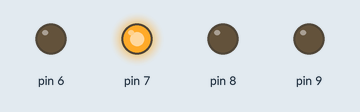
This program was run on a simulated Arduino Uno, built with avr-gcc and run on an emulated ATmega328P. Shown: output pins drawn as LEDs (lit = HIGH).

Above: at 1.52 s.
At 4.4 s:
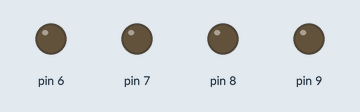
At 8.2 s:
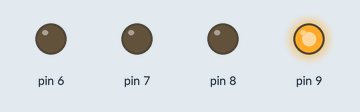
At 11.2 s:
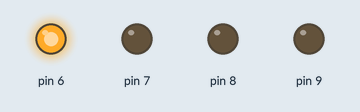
At 17.98 s:
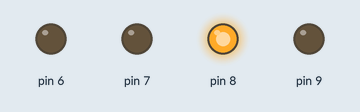
Timing chart, 0 to 25.9 s (numbered marks = the images above):
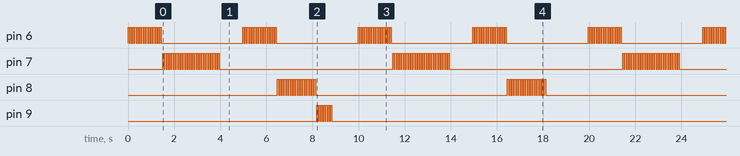

The program:

main.cpp
```cpp
#include <Arduino.h>
#include <avr/io.h>
#include <Arduino_FreeRTOS.h>
#include <task.h>

#define STACK_SIZE 200
#define TIMSK1 _SFR_MEM8(0x6F)

void myDelay(int ms) {
    for (int i = 0; i < ms; i++) {
        delayMicroseconds(1000);
              }
}

void execute ( int TASK_WCET, int pin) {
    int count = 0 ;
    while (count < TASK_WCET) {
        digitalWrite(pin, HIGH);
        myDelay(50);
        digitalWrite(pin, LOW);
        myDelay(50);
        count +=100;
    }
}
void task1(void *p) {

    while (1){
        TickType_t xLastWakeTime ;
        xLastWakeTime = xTaskGetTickCount();

        const TickType_t xPeriod1 = pdMS_TO_TICKS(1000);
        const TickType_t xPeriod2 = pdMS_TO_TICKS(1100);
        const TickType_t xPeriod3 = pdMS_TO_TICKS(1000);
        const TickType_t xPeriod4 = pdMS_TO_TICKS(1800);

        int TASK_WCET_1 = 1500 ;
        int TASK_WCET_2 = 2500 ;
        int TASK_WCET_3 = 1700 ;
        int TASK_WCET_4 = 700 ;

        execute (TASK_WCET_1, 6) ;
        execute (TASK_WCET_2, 7) ;
        xLastWakeTime = xTaskGetTickCount() ;
        vTaskDelayUntil(&xLastWakeTime, xPeriod1) ;
        // vTaskDelay(xPeriod1);
        execute (TASK_WCET_1, 6) ;
        execute (TASK_WCET_3, 8) ;
        execute (TASK_WCET_4, 9) ;
        xLastWakeTime = xTaskGetTickCount() ;
        vTaskDelayUntil(&xLastWakeTime, xPeriod2) ;
        // vTaskDelay(xPeriod2);
        execute (TASK_WCET_1, 6) ;
        execute (TASK_WCET_2, 7) ;
        xLastWakeTime = xTaskGetTickCount() ;
        vTaskDelayUntil(&xLastWakeTime, xPeriod3) ;
        execute (TASK_WCET_1, 6) ;
        execute (TASK_WCET_3, 8) ;
        xLastWakeTime = xTaskGetTickCount() ;
        vTaskDelayUntil(&xLastWakeTime, xPeriod4) ;
        // vTaskDelay(xPeriod4);
    }
}
void setup() {
    pinMode(6, OUTPUT);
    pinMode(7, OUTPUT);
    pinMode(8, OUTPUT);
    pinMode(9, OUTPUT);
    xTaskCreate( task1, "Task1", STACK_SIZE, NULL, 1, NULL);
    vTaskStartScheduler();
}

void loop() {

}
```

Measured:
- by itself, pin 6: repeats every 5.0 s: HIGH 0.05 s, LOW 3.5 s, 14 × (HIGH 0.05 s, LOW 0.05 s)
- by itself, pin 7: repeats every 10.0 s: HIGH 0.05 s, LOW 7.5 s, 24 × (HIGH 0.05 s, LOW 0.05 s)
- by itself, pin 8: repeats every 10.0 s: HIGH 0.05 s, LOW 8.3 s, 16 × (HIGH 0.05 s, LOW 0.05 s)
- by itself, pin 9: repeats every 19.9 s: 6 × (LOW 0.05 s, HIGH 0.05 s), LOW 19.3 s, HIGH 0.05 s
